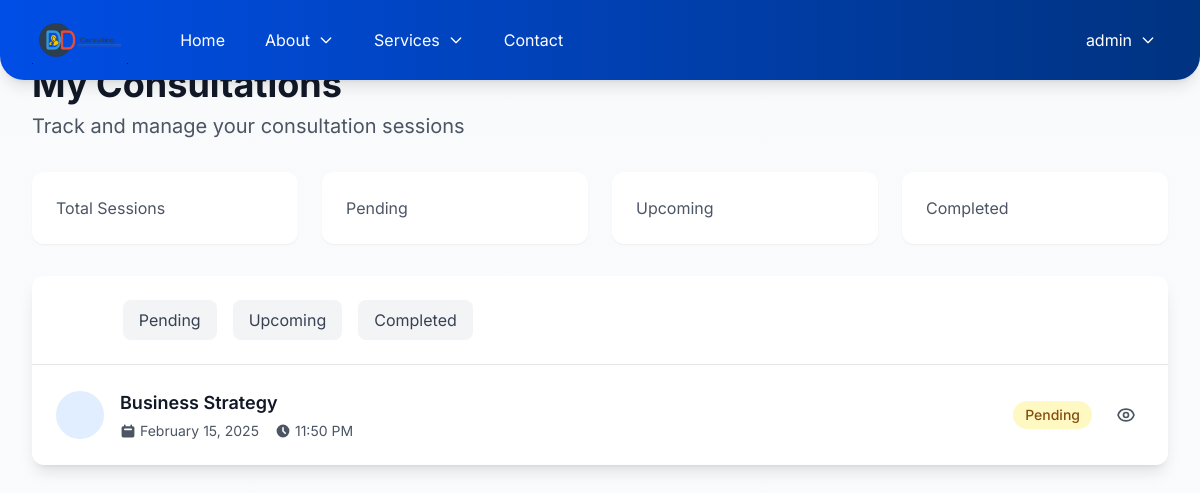
Screenshot of /consultations/my-consultations/ (signed in) with the database file from the repository.
### site_settings/models.py (models this page shows, shortened)
class SiteSettings(models.Model):
    site_name = models.CharField(max_length=100)
    tagline = models.CharField(max_length=200, blank=True)
    logo = models.ImageField(upload_to='site/logo/')
    favicon = models.ImageField(upload_to='site/favicon/')
    hero_video = models.FileField(upload_to='site/hero/', blank=True)
    hero_title = models.CharField(max_length=200)
    hero_subtitle = models.TextField()
    about_image = models.ImageField(upload_to='site/about/')
    about_title = models.CharField(max_length=200, null=True)  # Added field
    about_content = models.TextField(null=True)
    email = models.EmailField()
    phone = models.CharField(max_length=20)
    address = models.TextField()
    google_map_embed = models.TextField(blank=True)
    facebook = models.URLField(blank=True)
    twitter = models.URLField(blank=True)
    instagram = models.URLField(blank=True)
    linkedin = models.URLField(blank=True)
    youtube = models.URLField(blank=True)
    meta_title = models.CharField(max_length=200)
    meta_description = models.TextField()
    meta_keywords = models.TextField()
    google_analytics_id = models.CharField(max_length=50, blank=True)
    footer_text = models.TextField()
    copyright_text = models.CharField(max_length=200)
    class Meta:
        verbose_name = 'Site Settings'
        verbose_name_plural = 'Site Settings'

### consultations/models.py (models this page shows, shortened)
class Consultation(models.Model):
    CONSULTATION_STATUS = (
        ('pending', 'Pending'),
        ('approved', 'Approved'),
        ('completed', 'Completed'),
        ('cancelled', 'Cancelled')
    )
    user = models.ForeignKey(User, on_delete=models.CASCADE)
    service = models.ForeignKey('core.Service', on_delete=models.CASCADE)
    preferred_date = models.DateField()
    preferred_time = models.TimeField()
    description = models.TextField()
    status = models.CharField(max_length=20, choices=CONSULTATION_STATUS, default='pending')
    created_at = models.DateTimeField(auto_now_add=True)
    updated_at = models.DateTimeField(auto_now=True)
    class Meta:
        ordering = ['-created_at']

### core/models.py (models this page shows, shortened)
class Service(models.Model):
    title = models.CharField(max_length=200)
    description = models.TextField()
    icon = models.CharField(max_length=50)
    created_at = models.DateTimeField(auto_now_add=True)

### consultations/views.py (the view)
# urls.py: path('my-consultations/', views.my_consultations, name='my_consultations'),
@login_required
def my_consultations(request):
    consultations = Consultation.objects.filter(user=request.user)
    return render(request, 'consultations/my_consultations.html', {'consultations': consultations})

### consultations/templates/consultations/my_consultations.html (shortened to what this page needs)
{% extends 'base.html' %}
{% load custom_filters %}
{% block content %}
<div class="min-h-screen bg-gradient-to-b from-gray-50 to-white py-16">
    <div class="max-w-7xl mx-auto px-4 sm:px-6 lg:px-8">
        <div class="mb-8" data-aos="fade-up">
            <h1 class="text-4xl font-bold text-gray-900">My Consultations</h1>
            <p class="mt-2 text-xl text-gray-600">Track and manage your consultation sessions</p>
        </div>
        <div class="grid grid-cols-1 md:grid-cols-4 gap-6 mb-8">
            <div class="bg-white rounded-xl shadow-sm p-6" data-aos="fade-up" data-aos-delay="100">
                <div class="text-gray-600">Total Sessions</div>
            </div>
            <div class="bg-white rounded-xl shadow-sm p-6" data-aos="fade-up" data-aos-delay="200">
                <div class="text-gray-600">Pending</div>
            </div>
            <div class="bg-white rounded-xl shadow-sm p-6" data-aos="fade-up" data-aos-delay="300">
                <div class="text-gray-600">Upcoming</div>
            </div>
            <div class="bg-white rounded-xl shadow-sm p-6" data-aos="fade-up" data-aos-delay="400">
                <div class="text-gray-600">Completed</div>
            </div>
        </div>
        <div class="bg-white rounded-xl shadow-lg" data-aos="fade-up" data-aos-delay="500">
            <div class="p-6 border-b border-gray-200">
                <div class="flex flex-wrap items-center gap-4">
                    <button class="px-4 py-2 bg-primary text-white rounded-lg hover:bg-primary-600 transition-colors">
                    </button>
                    <button class="px-4 py-2 bg-gray-100 text-gray-700 rounded-lg hover:bg-gray-200 transition-colors">
                        Pending
                    </button>
                    <button class="px-4 py-2 bg-gray-100 text-gray-700 rounded-lg hover:bg-gray-200 transition-colors">
                        Upcoming
                    </button>
                    <button class="px-4 py-2 bg-gray-100 text-gray-700 rounded-lg hover:bg-gray-200 transition-colors">
                        Completed
                    </button>
                </div>
            </div>
            {% if consultations %}
            <ul class="divide-y divide-gray-200">
                {% for consultation in consultations %}
                <li class="p-6 hover:bg-gray-50 transition-colors">
                    <div class="flex items-center justify-between flex-wrap gap-4">
                        <div class="flex-1">
                            <div class="flex items-center gap-4">
                                <div class="w-12 h-12 bg-primary-100 rounded-full flex items-center justify-center">
                                    <i class="{{ consultation.service.icon }} text-primary text-xl"></i>
                                </div>
                                <div>
                                    <h3 class="text-lg font-semibold text-gray-900">{{ consultation.service.title }}</h3>
                                    <div class="flex items-center gap-4 text-sm text-gray-600 mt-1">
                                        <span class="flex items-center">
                                            <svg class="w-4 h-4 mr-1" fill="currentColor" viewBox="0 0 20 20">
                                                <path fill-rule="evenodd" d="M6 2a1 1 0 00-1 1v1H4a2 2 0 00-2 2v10a2 2 0 002 2h12a2 2 0 002-2V6a2 2 0 00-2-2h-1V3a1 1 0 10-2 0v1H7V3a1 1 0 00-1-1zm0 5a1 1 0 000 2h8a1 1 0 100-2H6z" clip-rule="evenodd"/>
                                            </svg>
                                            {{ consultation.preferred_date|date:"F j, Y" }}
                                        </span>
                                        <span class="flex items-center">
                                            <svg class="w-4 h-4 mr-1" fill="currentColor" viewBox="0 0 20 20">
                                                <path fill-rule="evenodd" d="M10 18a8 8 0 100-16 8 8 0 000 16zm1-12a1 1 0 10-2 0v4a1 1 0 00.293.707l2.828 2.829a1 1 0 101.415-1.415L11 9.586V6z" clip-rule="evenodd"/>
                                            </svg>
                                            {{ consultation.preferred_time|time:"g:i A" }}
                                        </span>
                                    </div>
                                </div>
                            </div>
                        </div>
                        <div class="flex items-center gap-4">
                            <span class="inline-flex items-center px-3 py-1 rounded-full text-sm font-medium
                                {% if consultation.status == 'pending' %}bg-yellow-100 text-yellow-800
                                {% elif consultation.status == 'approved' %}bg-green-100 text-green-800
                                {% elif consultation.status == 'completed' %}bg-blue-100 text-blue-800
                                {% else %}bg-red-100 text-red-800{% endif %}">
                                {{ consultation.status|title }}
                            </span>
                            <div class="flex items-center gap-2">
                                <button class="p-2 text-gray-600 hover:text-primary rounded-lg hover:bg-gray-100">
                                </button>
                            </div>
                        </div>
                    </div>
                </li>
                {% endfor %}
            </ul>
            {% endif %}
        </div>
    </div>
</div>
{% endblock %}

### templates/components/navbar.html (shortened to what this page needs)
<nav class="fixed top-0 left-0 right-0 z-50 bg-gradient-to-r from-primary-700 to-primary-900 rounded-b-3xl shadow-lg">
    <div class="h-20 mx-auto px-4 sm:px-6 lg:px-8">
        <div class="flex items-center justify-between h-20">
            <div class="flex items-center">
                <div class="flex-shrink-0">
                    <a href="{% url 'core:home' %}" class="flex items-center space-x-2">
                        {% if site_settings.logo %}
                            <img src="{{ site_settings.logo.url }}"
                                 alt="{{ site_settings.site_name }}"
                                 class="h-12 w-auto">
                        {% else %}
                            <span class="text-white font-bold text-2xl tracking-tight">D&D</span>
                            <span class="text-primary-200 font-medium">Consulting</span>
                        {% endif %}
                    </a>
                </div>
                <div class="hidden lg:block">
                    <div class="ml-10 flex items-baseline space-x-4">
                        <a href="{% url 'core:home' %}" class="text-white hover:bg-primary-600 px-3 py-2 rounded-md transition duration-300">Home</a>
                        <div class="relative group" x-data="{ open: false }" @click.away="open = false">
                            <button @click="open = !open"
                                    class="text-white hover:bg-primary-600 px-3 py-2 rounded-md inline-flex items-center transition duration-300">
                                <span>About</span>
                                <svg class="ml-2 h-4 w-4 transform" :class="{'rotate-180': open}" fill="none" stroke="currentColor" viewBox="0 0 24 24">
                                    <path stroke-linecap="round" stroke-linejoin="round" stroke-width="2" d="M19 9l-7 7-7-7"/>
                                </svg>
                            </button>
                        </div>
                        <div class="relative group" x-data="{ open: false }" @click.away="open = false">
                            <button @click="open = !open"
                                    class="text-white hover:bg-primary-600 px-3 py-2 rounded-md inline-flex items-center transition duration-300">
                                <span>Services</span>
                                <svg class="ml-2 h-4 w-4 transform" :class="{'rotate-180': open}" fill="none" stroke="currentColor" viewBox="0 0 24 24">
                                    <path stroke-linecap="round" stroke-linejoin="round" stroke-width="2" d="M19 9l-7 7-7-7"/>
                                </svg>
                            </button>
                        </div>
                        <a href="{% url 'core:contact' %}" class="text-white hover:bg-primary-600 px-3 py-2 rounded-md transition duration-300">Contact</a>
                    </div>
                </div>
            </div>
<div class="hidden lg:block">
    <div class="flex items-center space-x-4">
        {% if user.is_authenticated %}
            <div class="relative" x-data="{ open: false }" @click.away="open = false">
                <button @click="open = !open"
                        class="text-white hover:bg-primary-600 px-3 py-2 rounded-md inline-flex items-center transition duration-300">
                    <span>{{ user.get_full_name|default:user.username }}</span>
                    <svg class="ml-2 h-4 w-4 transform" :class="{'rotate-180': open}" fill="none" stroke="currentColor" viewBox="0 0 24 24">
                        <path stroke-linecap="round" stroke-linejoin="round" stroke-width="2" d="M19 9l-7 7-7-7"/>
                    </svg>
                </button>
            </div>
        {% endif %}
    </div>
</div>
        </div>
    </div>
</nav>

### templates/base.html (style rules this page uses)
html { scroll-behavior: smooth; }

### rows the page displays
SiteSettings: logo (picture)
Consultation: service "Business Strategy", preferred_date "February 15, 2025", preferred_time "11:50 PM", status "Pending"

### other values shown
{{ user.get_full_name|default:user.username }} "admin"
